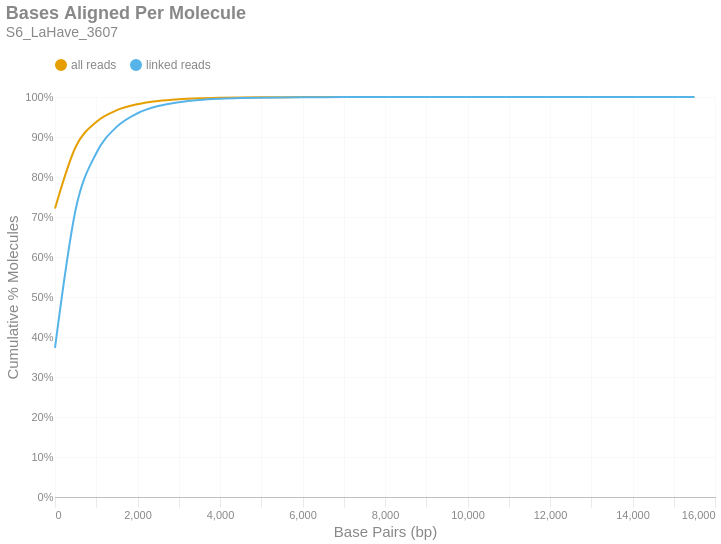

Write notebook code for a chart like this one.
### Markdown cell above
### Bases Aligned Per Molecule
This is a cumulative frequency distribution showing the number of base pairs aligned per unique molecule. These data are shown in 500 bp bins. There are two distributions: one with `all reads` (yellow) and another with only `linked reads` (blue). The percent of molecules in the `linked reads` distribution is relative to the total number of linked molecules.

### Code cell
if SKIPLR:
    print_html(f"Skipped")
else:
    binned_df = consolidated_hist(valids['aligned_bp'], mask, 500, True)
    with SafeRender(binned_df):
        (
            density_plot(binned_df, 'Bases Aligned Per Molecule', samplename, 'basesper')
            .encode(
                x=alt.X('bin:Q', title="Base Pairs (bp)").axis(tickMinStep=500).scale(padding=0),
                y=alt.Y('value:Q', title='Cumulative % Molecules')
                    .axis(format='%')
                    .scale(domain = [0,1])
                    .stack(False),
                color=alt.Color("key:N").scale(domain = ["all reads", "linked reads"]),
                tooltip = [
                    alt.Tooltip("key:N", title = "Data Type"),
                    alt.Tooltip("range_label:N", title="Bases Aligned Per Molecule"),
                    alt.Tooltip("value:Q", format = ".2%", title="% Molecules (Cum.)")
                ]
            )
        ).display()

### Figure 1 — Vega-Lite specification as saved in the notebook (floating-point values rounded to 4 significant figures)
{"width": "container", "height": 400, "config": {"title": {"anchor": "start", "dy": -15, "fontSize": 18, "color": "#888888", "subtitleColor": "#888888", "subtitleFontSize": 14}, "arc": {"fill": "#0072B2"}, "axis": {"domainColor": "#888888", "domainWidth": 0.5, "gridWidth": 0.2, "grid": false, "titleFontWeight": 400, "titleFontSize": 15, "labelFontSize": 11, "labelColor": "#888888", "tickColor": "#888888", "tickWidth": 0.2, "titleColor": "#888888"}, "axisBand": {"grid": false}, "axisX": {"grid": true, "tickSize": 10, "domainCap": "round"}, "axisY": {"domain": false, "grid": true, "tickSize": 0, "domainCap": "round"}, "background": "transparent", "header": {"labelFontSize": 15, "labelColor": "#888888", "titleFontSize": 15, "titleFontWeight": 600, "titleColor": "#888888"}, "legend": {"labelFont": "sans-serif", "labelFontSize": 12, "labelColor": "#888888", "symbolSize": 100, "symbolType": "circle", "titleFontSize": 12, "titlePadding": 10, "titleColor": "#888888", "title": null, "orient": "top"}, "range": {"category": ["#E69F00", "#56B4E9", "#009E73", "#F0E442", "#0072B2", "#D55E00", "#CC79A7", "#000000"], "diverging": ["#cfe8f3", "#a2d4ec", "#73bfe2", "#46abdb", "#1696d2", "#12719e"]}, "area": {"fill": "#0072B2", "fillOpacity": 0.7, "line": true, "strokeOpacity": 0.7}, "line": {"color": "#0072B2", "stroke": "#0072B2", "strokeWidth": 2}, "trail": {"color": "#0072B2", "stroke": "#0072B2", "strokeWidth": 0, "size": 1}, "point": {"filled": true, "fillOpacity": 1.0, "size": 95}, "text": {"color": "#888888", "fontSize": 11, "align": "right", "fontWeight": 400, "size": 11}, "bar": {"fill": "#0072B2", "stroke": null}, "view": {"stroke": null, "continuousWidth": 660, "continuousHeight": 400}}, "data": {"name": "data-e0d353692ff31b28a124e0aabb9346da"}, "mark": {"type": "line", "interpolate": "monotone", "point": {"opacity": 0, "size": 275}}, "encoding": {"color": {"field": "key", "scale": {"domain": ["all reads", "linked reads"]}, "type": "nominal"}, "tooltip": [{"field": "key", "title": "Data Type", "type": "nominal"}, {"field": "range_label", "title": "Bases Aligned Per Molecule", "type": "nominal"}, {"field": "value", "format": ".2%", "title": "% Molecules (Cum.)", "type": "quantitative"}], "x": {"axis": {"tickMinStep": 500}, "field": "bin", "scale": {"padding": 0}, "title": "Base Pairs (bp)", "type": "quantitative"}, "y": {"axis": {"format": "%"}, "field": "value", "scale": {"domain": [0, 1]}, "stack": false, "title": "Cumulative % Molecules", "type": "quantitative"}}, "params": [{"name": "param_c36ac31b6afebe62", "select": {"type": "point", "fields": ["key"]}, "bind": "legend"}], "title": {"text": "Bases Aligned Per Molecule", "subtitle": "S6_LaHave_3607"}, "transform": [{"fold": ["all reads (cumsum)", "linked reads (cumsum)"]}, {"calculate": "replace(datum.key, ' (cumsum)', '')", "as": "key"}, {"filter": {"param": "param_c36ac31b6afebe62"}}], "usermeta": {"embedOptions": {"downloadFileName": "S6_LaHave_3607.basesper"}}, "$schema": "https://vega.github.io/schema/vega-lite/v6.1.0.json", "datasets": {"data-e0d353692ff31b28a124e0aabb9346da": [{"bin": "0.0", "interval": "0.0-500.0", "all reads": 0.7212, "linked reads": 0.3725, "all reads (cumsum)": 0.7212, "linked reads (cumsum)": 0.3725, "range_label": "0-499"}, {"bin": "500.0", "interval": "500.0-1000.0", "all reads": 0.1538, "linked reads": 0.3456, "all reads (cumsum)": 0.8749, "linked reads (cumsum)": 0.7182, "range_label": "500-999"}, {"bin": "1000.0", "interval": "1000.0-1500.0", "all reads": 0.06274, "linked reads": 0.1414, "all reads (cumsum)": 0.9377, "linked reads (cumsum)": 0.8595, "range_label": "1000-1499"}, {"bin": "1500.0", "interval": "1500.0-2000.0", "all reads": 0.02944, "linked reads": 0.06635, "all reads (cumsum)": 0.9671, "linked reads (cumsum)": 0.9259, "range_label": "1500-1999"}, {"bin": "2000.0", "interval": "2000.0-2500.0", "all reads": 0.01488, "linked reads": 0.03353, "all reads (cumsum)": 0.982, "linked reads (cumsum)": 0.9594, "range_label": "2000-2499"}, {"bin": "2500.0", "interval": "2500.0-3000.0", "all reads": 0.007926, "linked reads": 0.01786, "all reads (cumsum)": 0.9899, "linked reads (cumsum)": 0.9773, "range_label": "2500-2999"}, {"bin": "3000.0", "interval": "3000.0-3500.0", "all reads": 0.004306, "linked reads": 0.009704, "all reads (cumsum)": 0.9942, "linked reads (cumsum)": 0.987, "range_label": "3000-3499"}, {"bin": "3500.0", "interval": "3500.0-4000.0", "all reads": 0.00246, "linked reads": 0.005543, "all reads (cumsum)": 0.9967, "linked reads (cumsum)": 0.9925, "range_label": "3500-3999"}, {"bin": "4000.0", "interval": "4000.0-4500.0", "all reads": 0.001342, "linked reads": 0.003024, "all reads (cumsum)": 0.998, "linked reads (cumsum)": 0.9955, "range_label": "4000-4499"}, {"bin": "4500.0", "interval": "4500.0-5000.0", "all reads": 0.0008102, "linked reads": 0.001826, "all reads (cumsum)": 0.9988, "linked reads (cumsum)": 0.9974, "range_label": "4500-4999"}, {"bin": "5000.0", "interval": "5000.0-5500.0", "all reads": 0.0004704, "linked reads": 0.00106, "all reads (cumsum)": 0.9993, "linked reads (cumsum)": 0.9984, "range_label": "5000-5499"}, {"bin": "5500.0", "interval": "5500.0-6000.0", "all reads": 0.0002775, "linked reads": 0.0006253, "all reads (cumsum)": 0.9996, "linked reads (cumsum)": 0.9991, "range_label": "5500-5999"}, {"bin": "6000.0", "interval": "6000.0-6500.0", "all reads": 0.0001785, "linked reads": 0.0004023, "all reads (cumsum)": 0.9998, "linked reads (cumsum)": 0.9995, "range_label": "6000-6499"}, {"bin": "6500.0", "interval": "6500.0-7000.0", "all reads": 8.869e-05, "linked reads": 0.0001999, "all reads (cumsum)": 0.9998, "linked reads (cumsum)": 0.9997, "range_label": "6500-6999"}, {"bin": "7000.0", "interval": "7000.0-7500.0", "all reads": 6.005e-05, "linked reads": 0.0001353, "all reads (cumsum)": 0.9999, "linked reads (cumsum)": 0.9998, "range_label": "7000-7499"}, {"bin": "7500.0", "interval": "7500.0-8000.0", "all reads": 3.559e-05, "linked reads": 8.02e-05, "all reads (cumsum)": 0.9999, "linked reads (cumsum)": 0.9999, "range_label": "7500-7999"}, {"bin": "8000.0", "interval": "8000.0-8500.0", "all reads": 1.779e-05, "linked reads": 4.01e-05, "all reads (cumsum)": 1.0, "linked reads (cumsum)": 0.9999, "range_label": "8000-8499"}, {"bin": "8500.0", "interval": "8500.0-9000.0", "all reads": 1.418e-05, "linked reads": 3.195e-05, "all reads (cumsum)": 1.0, "linked reads (cumsum)": 0.9999, "range_label": "8500-8999"}, {"bin": "9000.0", "interval": "9000.0-9500.0", "all reads": 1.001e-05, "linked reads": 2.256e-05, "all reads (cumsum)": 1.0, "linked reads (cumsum)": 1.0, "range_label": "9000-9499"}, {"bin": "9500.0", "interval": "9500.0-10000.0", "all reads": 6.117e-06, "linked reads": 1.378e-05, "all reads (cumsum)": 1.0, "linked reads (cumsum)": 1.0, "range_label": "9500-9999"}, {"bin": "10000.0", "interval": "10000.0-10500.0", "all reads": 3.614e-06, "linked reads": 8.145e-06, "all reads (cumsum)": 1.0, "linked reads (cumsum)": 1.0, "range_label": "10000-10499"}, {"bin": "10500.0", "interval": "10500.0-11000.0", "all reads": 1.39e-06, "linked reads": 3.133e-06, "all reads (cumsum)": 1.0, "linked reads (cumsum)": 1.0, "range_label": "10500-10999"}, {"bin": "11000.0", "interval": "11000.0-11500.0", "all reads": 1.112e-06, "linked reads": 2.506e-06, "all reads (cumsum)": 1.0, "linked reads (cumsum)": 1.0, "range_label": "11000-11499"}, {"bin": "11500.0", "interval": "11500.0-12000.0", "all reads": 5.56e-07, "linked reads": 1.253e-06, "all reads (cumsum)": 1.0, "linked reads (cumsum)": 1.0, "range_label": "11500-11999"}, {"bin": "12000.0", "interval": "12000.0-12500.0", "all reads": 1.112e-06, "linked reads": 2.506e-06, "all reads (cumsum)": 1.0, "linked reads (cumsum)": 1.0, "range_label": "12000-12499"}, {"bin": "12500.0", "interval": "12500.0-13000.0", "all reads": 0.0, "linked reads": 0.0, "all reads (cumsum)": 1.0, "linked reads (cumsum)": 1.0, "range_label": "12500-12999"}, {"bin": "13000.0", "interval": "13000.0-13500.0", "all reads": 0.0, "linked reads": 0.0, "all reads (cumsum)": 1.0, "linked reads (cumsum)": 1.0, "range_label": "13000-13499"}, {"bin": "13500.0", "interval": "13500.0-14000.0", "all reads": 2.78e-07, "linked reads": 6.266e-07, "all reads (cumsum)": 1.0, "linked reads (cumsum)": 1.0, "range_label": "13500-13999"}, {"bin": "14000.0", "interval": "14000.0-14500.0", "all reads": 0.0, "linked reads": 0.0, "all reads (cumsum)": 1.0, "linked reads (cumsum)": 1.0, "range_label": "14000-14499"}, {"bin": "14500.0", "interval": "14500.0-15000.0", "all reads": 0.0, "linked reads": 0.0, "all reads (cumsum)": 1.0, "linked reads (cumsum)": 1.0, "range_label": "14500-14999"}, {"bin": "15000.0", "interval": "15000.0-15500.0", "all reads": 0.0, "linked reads": 0.0, "all reads (cumsum)": 1.0, "linked reads (cumsum)": 1.0, "range_label": "15000-15499"}, {"bin": "15500.0", "interval": "15500.0-16000.0", "all reads": 2.78e-07, "linked reads": 6.266e-07, "all reads (cumsum)": 1.0, "linked reads (cumsum)": 1.0, "range_label": "15500-15999"}]}}
